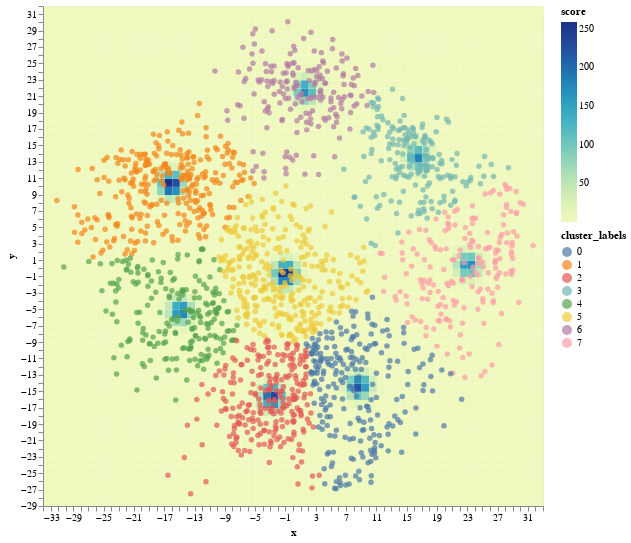

Write notebook code for a chart like this one.
### Code cell
xscale = alt.Scale(domain=(min(X_grid[:, 0].tolist()), max(X_grid[:, 0].tolist())), nice=False)
yscale = alt.Scale(domain=(min(X_grid[:, 1].tolist()), max(X_grid[:, 1].tolist())), nice=False)

heatmap = alt.Chart(pd.DataFrame({
    'x': X_grid[:, 0],
    'y': X_grid[:, 1],
    'z': scores,
})).mark_rect().encode(
    x=alt.X('x:Q', scale=xscale, bin=alt.Bin(step=xstep), title='x'),
    y=alt.Y('y:Q', scale=yscale, bin=alt.Bin(step=ystep), title='y'),
    color=alt.Color('z:Q', title='score')
).properties(
    width=500,
    height=500,
)

scatterplot = alt.Chart(pd.DataFrame({
    'x': X_2d[:, 0],
    'y': X_2d[:, 1],
    'cluster_labels': cluster_labels,
})).mark_circle().encode(
    x=alt.X('x:Q', scale=xscale),
    y=alt.Y('y:Q', scale=yscale),
    color=alt.Color('cluster_labels:N')
)

(heatmap + scatterplot).properties(
    width=500,
    height=500,
)

### Figure 1 — Vega-Lite specification as saved in the notebook (floating-point values rounded to 4 significant figures; data arrays with more than 128 entries replaced by an {"elided": "..."} marker saying what was removed)
{"config": {"view": {"continuousWidth": 400, "continuousHeight": 300}}, "layer": [{"data": {"name": "data-75f7ea224ef45958f299bc19e14373ac"}, "mark": "rect", "encoding": {"color": {"type": "quantitative", "field": "z", "title": "score"}, "x": {"type": "quantitative", "bin": {"step": 1}, "field": "x", "scale": {"domain": [-33, 33], "nice": false}, "title": "x"}, "y": {"type": "quantitative", "bin": {"step": 1}, "field": "y", "scale": {"domain": [-29, 32], "nice": false}, "title": "y"}}, "height": 500, "width": 500}, {"data": {"name": "data-eaffd9b56c00da0814d9b21d2c60ad33"}, "mark": "circle", "encoding": {"color": {"type": "nominal", "field": "cluster_labels"}, "x": {"type": "quantitative", "field": "x", "scale": {"domain": [-33, 33], "nice": false}}, "y": {"type": "quantitative", "field": "y", "scale": {"domain": [-29, 32], "nice": false}}}}], "height": 500, "width": 500, "$schema": "https://vega.github.io/schema/vega-lite/v4.0.2.json", "datasets": {"data-75f7ea224ef45958f299bc19e14373ac": {"elided": "4154 records"}, "data-eaffd9b56c00da0814d9b21d2c60ad33": {"elided": "1797 records"}}}
